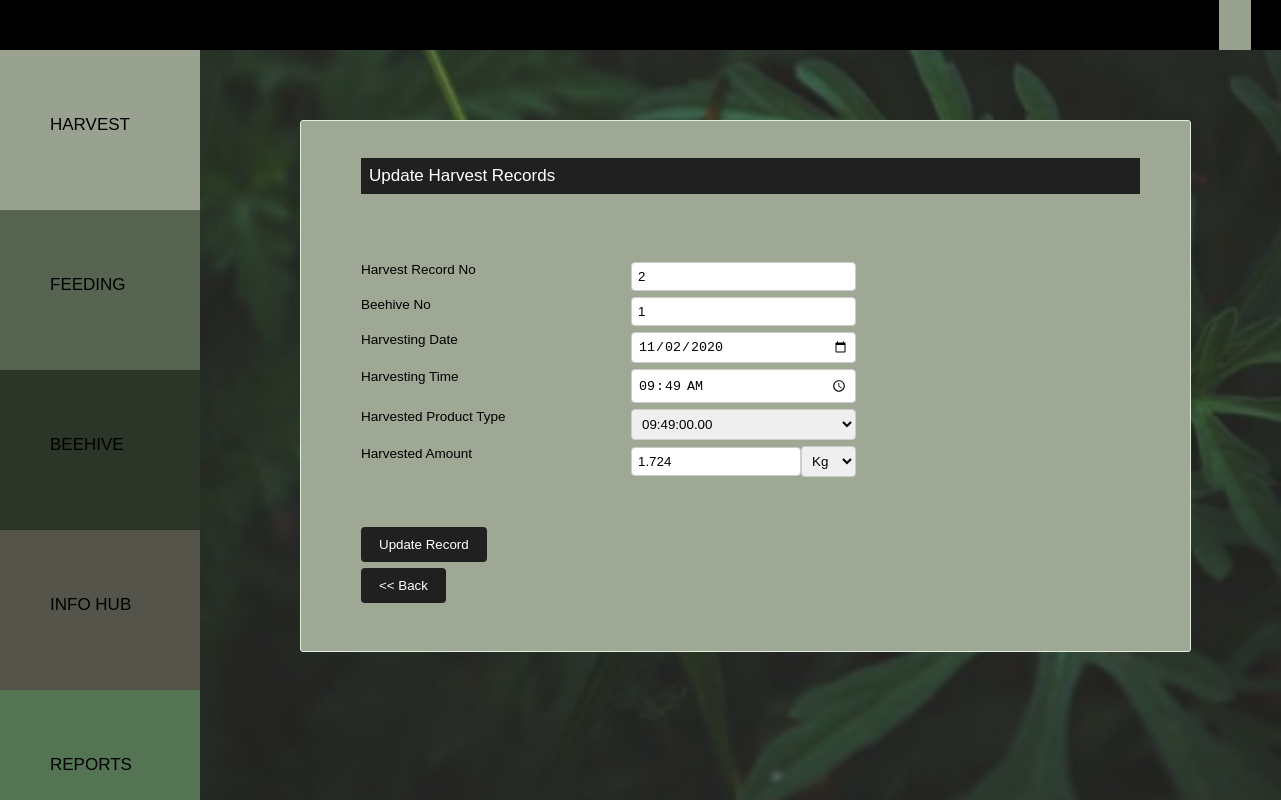
Before: /src/php/bk_updateharvest.php?HarvestRecNo=2 with the older database file.
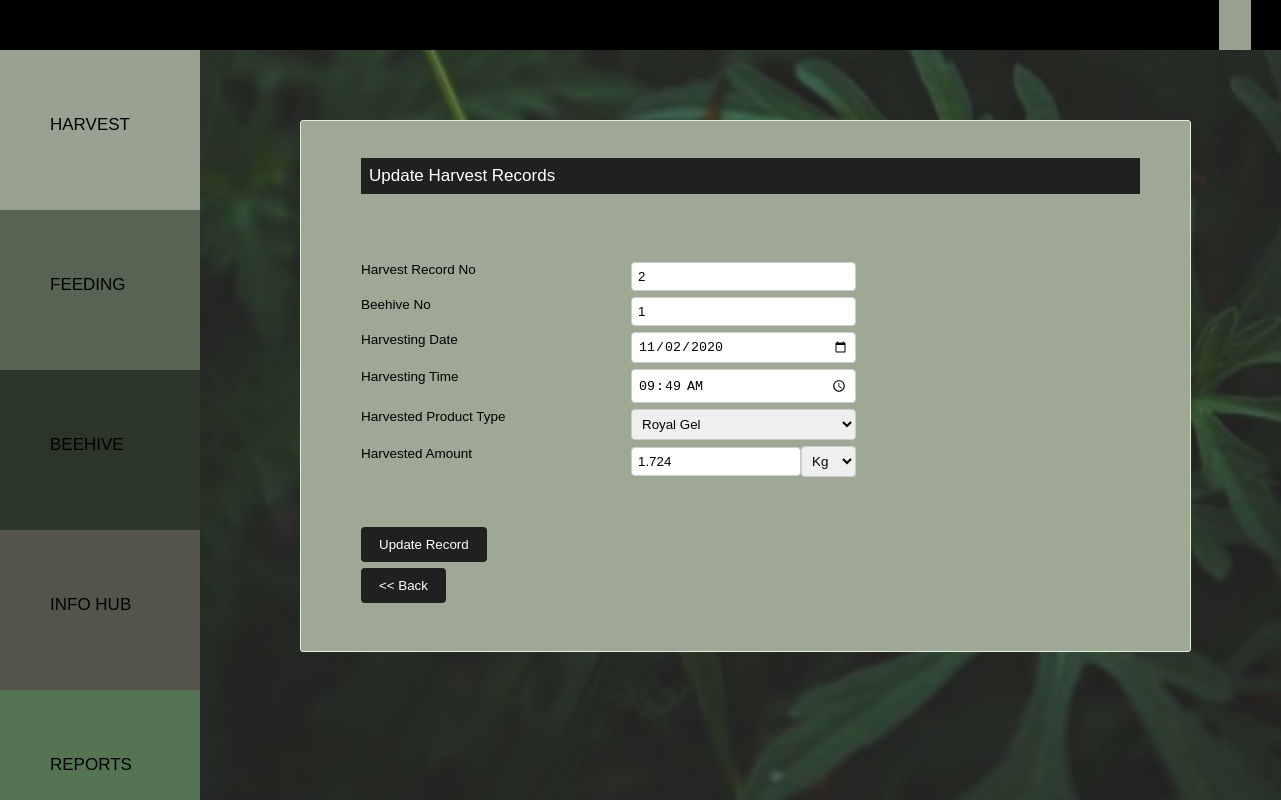
After: the same page with the newer database file.
### tables this page shows
CREATE TABLE `harvest` (
  `HarvestRecNo` int(10) NOT NULL,
  `userID` int(10) NOT NULL,
  `beehiveno` int(10) NOT NULL,
  `date` date NOT NULL,
  `hdate` date NOT NULL,
  `htime` time(2) NOT NULL,
  `producttype` varchar(50) NOT NULL,
  `amount` decimal(20,3) NOT NULL,
  `unit` varchar(5) NOT NULL,
  `is_deleted` tinyint(1) NOT NULL DEFAULT 0
);

### src/php/bk_updateharvest.php (the view, shortened to what this page needs)
<html>
    <head>
      <link rel="stylesheet" type="text/CSS" href="../../public/css/bk_style.css">
      <link rel="stylesheet" type="text/CSS" href="../../public/css/bk_catstyle.css">
    </head>
  <body  >
        <?php include('bk_navbar.php');
        include('bk_sidenavbar.php');
?>
<div class="main">
    <div class="bhivecontainer">
    <p >Update Harvest Records</p>
    <br />
    <br /></br>
<?php
if(isset($_GET['HarvestRecNo'])){
  $sql1 = "SELECT HarvestRecNo,beehiveno,hdate,htime,producttype,amount,unit FROM harvest WHERE  HarvestRecNo =".$_GET['HarvestRecNo'];
  $result1= mysqli_query($connection,$sql1);
while($row=mysqli_fetch_assoc($result1)){
        echo '<form  method="post" action="" ><div class="row" >';
        echo '<div class="col1">';
        echo 'Harvest Record No </div><div class="col3">';
        echo "<input type = 'number' name='HarvestRecNo' style='width: 225px'  value ='".$row['HarvestRecNo']."' readonly>";
        echo "</div>";
        echo "</div>";
        echo '<div class="row" >';
        echo '<div class="col1">';
        echo 'Beehive No </div><div class="col3" ><input type = "number" min="0.000" name="beehiveno" required style="width: 225px" value ="'.$row['beehiveno'].'" >';
        echo "</div>";
        echo "</div>";
        echo '<div class="row" >';
        echo '<div class="col1">';
        echo 'Harvesting Date </div><div class="col3"><input type = "date" name="hdate" required style="width: 225px" value ="'.$row['hdate'].'" >';
        echo "</div>";
        echo "</div>";
        echo '<div class="row" >';
        echo '<div class="col1">';
        echo 'Harvesting Time </div><div class="col3" ><input type = "time"" name="htime" required style="width: 225px" value ="'.$row['htime'].'" >';
        echo "</div>";
        echo "</div>";
        echo '<div class="row" >';
        echo '<div class="col1">';
        echo 'Harvested Product Type </div><div class="col3" ><select id="producttype"required name="producttype" value="<?= $producttype?>" >
        <option value="'.$row['htime'].'">'.$row['producttype'].'</option>
        <option value="Raw Honey">Raw Honey</option>
        <option value="Bee Colonies">Bee Colonies</option>
        <option value="Royal Gel">Royal Gel</option>
        </select> ';
        echo "</div>";
        echo "</div>";
        echo '<div class="row" >';
        echo '<div class="col1">';
        echo 'Harvested Amount </div><div class="col3"><input type = "number" min="0.000" placeholder="0.000" step="0.001" required name="amount" style="width: 170px" required value ="'.$row['amount'].'">';
        echo '<select id="unit" name="unit" value="<?= $unit?>" style="width: 55px">
        <option value="'.$row['unit'].'">'.$row['unit'].'</option>
        <option value="Kg">Kg</option>
        <option value=""></option>
   </select> ';
        echo "</div>";
        echo "</div>";
        echo"<br/></br>";
        echo '<div class="row"><div class="c1" style="width: 910px"><input type="submit" value="Update Record" name="update" ></div></form>';
}}
?>
<form  action="bk_viewharvest.php" method="post" >
        <div class="c2" style="width: 90px">
        <input type="submit" value="<< Back" name="back" >
        </div>
</div>
    </div>
<br />
<br />
  </body>
</html>

Changed rows visible on the page:
changed harvest "Kg": producttype "09:49:00.00" → "Royal Gel"
